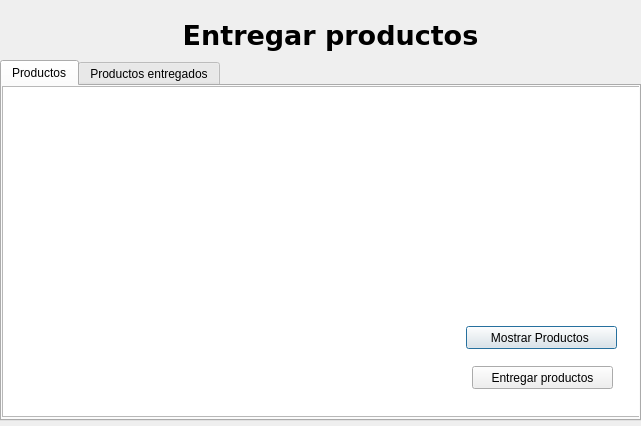
<?xml version="1.0" encoding="UTF-8"?>
<ui version="4.0">
 <class>Dialog</class>
 <widget class="QDialog" name="Dialog">
  <property name="geometry">
   <rect>
    <x>0</x>
    <y>0</y>
    <width>641</width>
    <height>426</height>
   </rect>
  </property>
  <property name="windowTitle">
   <string>Dialog</string>
  </property>
  <widget class="QLabel" name="label">
   <property name="geometry">
    <rect>
     <x>160</x>
     <y>10</y>
     <width>341</width>
     <height>51</height>
    </rect>
   </property>
   <property name="font">
    <font>
     <family>Verdana</family>
     <pointsize>20</pointsize>
     <weight>75</weight>
     <bold>true</bold>
    </font>
   </property>
   <property name="text">
    <string>Entregar productos</string>
   </property>
   <property name="alignment">
    <set>Qt::AlignCenter</set>
   </property>
  </widget>
  <widget class="QTabWidget" name="tabWidget">
   <property name="geometry">
    <rect>
     <x>0</x>
     <y>60</y>
     <width>641</width>
     <height>361</height>
    </rect>
   </property>
   <property name="currentIndex">
    <number>0</number>
   </property>
   <widget class="QWidget" name="tab">
    <attribute name="title">
     <string>Productos</string>
    </attribute>
    <widget class="QListWidget" name="list">
     <property name="geometry">
      <rect>
       <x>0</x>
       <y>0</y>
       <width>641</width>
       <height>331</height>
      </rect>
     </property>
    </widget>
    <widget class="QPushButton" name="btn_mostrar">
     <property name="geometry">
      <rect>
       <x>464</x>
       <y>240</y>
       <width>151</width>
       <height>23</height>
      </rect>
     </property>
     <property name="text">
      <string>Mostrar Productos </string>
     </property>
    </widget>
    <widget class="QPushButton" name="btn_entregar">
     <property name="geometry">
      <rect>
       <x>470</x>
       <y>280</y>
       <width>141</width>
       <height>23</height>
      </rect>
     </property>
     <property name="text">
      <string>Entregar productos</string>
     </property>
    </widget>
   </widget>
   <widget class="QWidget" name="tab_2">
    <attribute name="title">
     <string>Productos entregados</string>
    </attribute>
    <widget class="QListWidget" name="list2">
     <property name="geometry">
      <rect>
       <x>0</x>
       <y>0</y>
       <width>641</width>
       <height>331</height>
      </rect>
     </property>
    </widget>
    <widget class="QPushButton" name="btn_mostrar2">
     <property name="geometry">
      <rect>
       <x>504</x>
       <y>270</y>
       <width>111</width>
       <height>23</height>
      </rect>
     </property>
     <property name="text">
      <string>Mostar datos</string>
     </property>
    </widget>
   </widget>
  </widget>
 </widget>
 <resources/>
 <connections/>
</ui>
